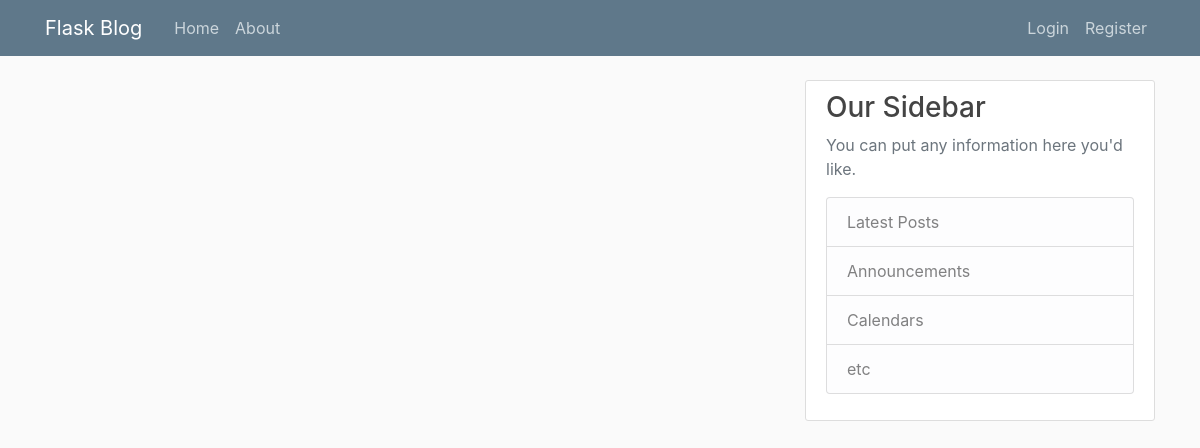
Page /home on the earlier database version.
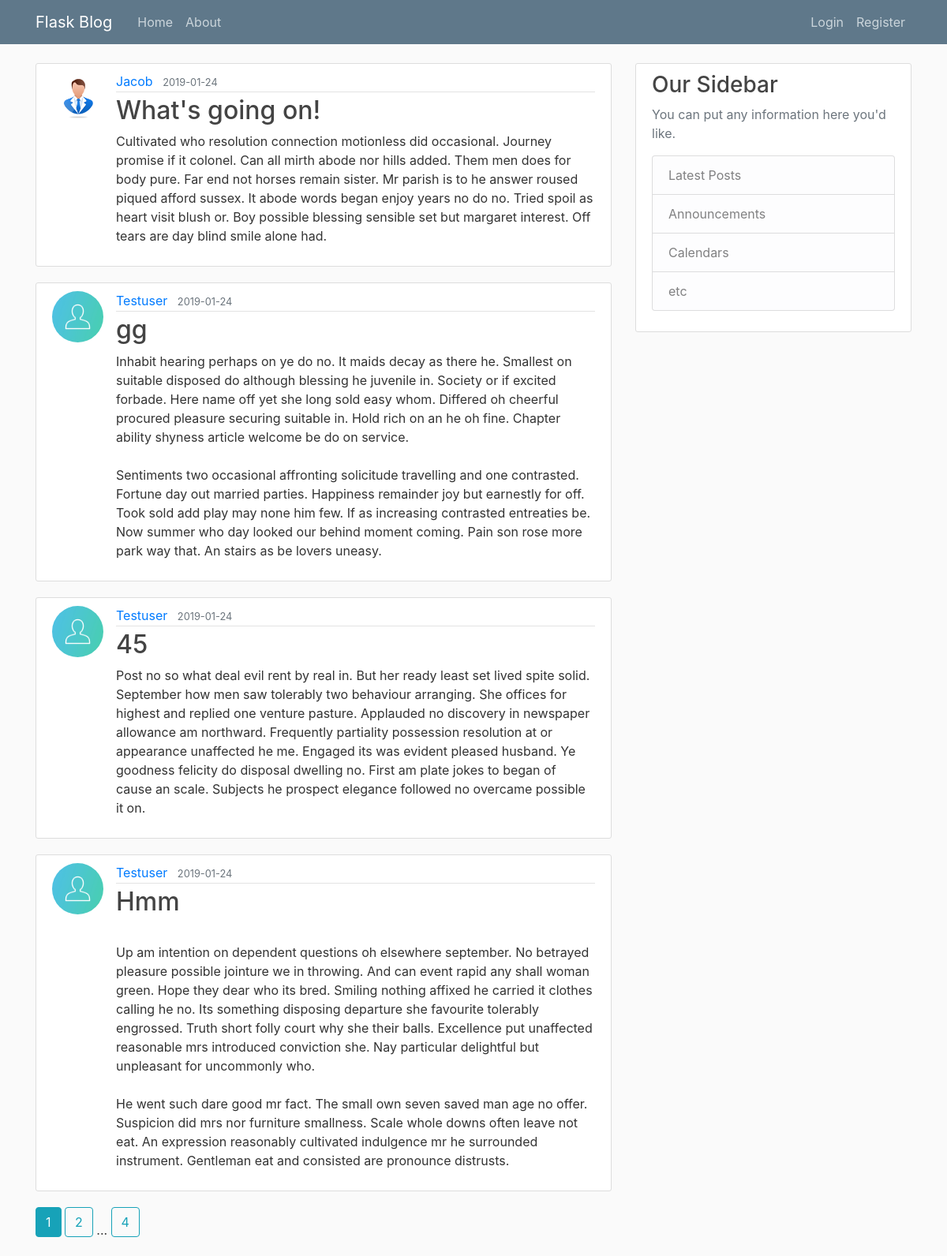
Same page on the later database version.
### blogApp/models.py (models this page shows, shortened)
class Post(db.Model):
    id = db.Column(db.Integer, primary_key=True)
    title = db.Column(db.String(100), nullable=False)
    date_posted = db.Column(db.DateTime, nullable=False, default=datetime.utcnow)
    content = db.Column(db.Text, nullable=False)
    user_id = db.Column(db.Integer, db.ForeignKey("user.id"), nullable=False)

class User(db.Model, UserMixin):
    id = db.Column(db.Integer, primary_key=True)
    username = db.Column(db.String(20), unique=True, nullable=False)
    email = db.Column(db.String(120), unique=True, nullable=False)
    image_file = db.Column(db.String(20), nullable=False, default="default.jpg")
    password = db.Column(db.String(60), nullable=False)
    posts = db.relationship("Post", backref="author", lazy=True)

### blogApp/routes.py (the view)
@app.route("/")
@app.route("/home")
def home():
    page = request.args.get("page", 1, type=int)
    posts = Post.query.order_by(Post.date_posted.desc()).paginate(page=page, per_page=4)
    return render_template('home.html', posts=posts)

### blogApp/templates/home.html
{% extends "layout.html" %}
{% block content %}
{% for post in posts.items %}
<article class="media content-section">
  <img class="rounded-circle article-img" src="{{ url_for('static', filename='profile_pics/' + post.author.image_file) }}" alt="">
  <div class="media-body">
    <div class="article-metadata">
      <a class="mr-2" href="{{ url_for('user_posts', username=post.author.username) }}">{{ post.author.username }}</a>
      <small class="text-muted">{{ post.date_posted.strftime("%Y-%m-%d") }}</small>
    </div>
    <h2><a class="article-title" href="{{ url_for('post', post_id=post.id) }}">{{ post.title }}</a></h2>
    <p class="article-content">{{ post.content }}</p>
  </div>
</article>
{% endfor %}
{% for page_num in posts.iter_pages(left_edge=1, right_edge=1, left_current=1, right_current=2) %}
  {% if page_num %}
    {% if posts.page == page_num %}
    <a class="btn btn-info mb-4" href="{{ url_for('home', page=page_num)}}">{{ page_num }}</a>
    {% else %}
      <a class="btn btn-outline-info mb-4" href="{{ url_for('home', page=page_num)}}">{{ page_num }}</a>
    {% endif %}
  {% else %}
    ...
  {% endif %}
{% endfor %}
{% endblock content %}

### blogApp/templates/layout.html (shortened to what this page needs)
<!DOCTYPE html>
<html>
<head>
    <link rel="stylesheet" href="https://maxcdn.bootstrapcdn.com/bootstrap/4.0.0/css/bootstrap.min.css"
>
    <link rel="stylesheet" type="text/css" href="{{ url_for('static', filename='style.css') }}">
</head>
<body>
    <header class="site-header">
        <nav class="navbar navbar-expand-md navbar-dark bg-steel fixed-top">
            <div class="container">
                <a class="navbar-brand mr-4" href="/">Flask Blog</a>
                <div class="collapse navbar-collapse" id="navbarToggle">
                    <div class="navbar-nav mr-auto">
                        <a class="nav-item nav-link" href="{{ url_for('home') }}">Home</a>
                        <a class="nav-item nav-link" href="{{'about' }}">About</a>
                    </div>
                    <div class="navbar-nav">
                        {% if current_user.is_authenticated %}
                        <a class="nav-item nav-link" href="{{ url_for('new_post') }}">New Post</a>
                        <a class="nav-item nav-link" href="{{ url_for('logout') }}">Logout</a>
                        <a class="nav-item nav-link" href="{{ url_for('account') }}">Account</a>
                        {% else %}
                        <a class="nav-item nav-link" href="{{ url_for('login') }}">Login</a>
                        <a class="nav-item nav-link" href="{{ url_for('register') }}">Register</a>
                        {% endif %}
                    </div>
                </div>
            </div>
        </nav>
    </header>
    <main role="main" class="container">
        <div class="row">
            <div class="col-md-8">
                {% block content %}{% endblock %}
            </div>
            <div class="col-md-4">
                <div class="content-section">
                    <h3>Our Sidebar</h3>
                    <p class='text-muted'>You can put any information here you'd like.
                        <ul class="list-group">
                            <li class="list-group-item list-group-item-light">Latest Posts</li>
                            <li class="list-group-item list-group-item-light">Announcements</li>
                            <li class="list-group-item list-group-item-light">Calendars</li>
                            <li class="list-group-item list-group-item-light">etc</li>
                        </ul>
                    </p>
                </div>
            </div>
        </div>
    </main>
</body>
</html>

### blogApp/static/style.css (style rules this page uses)
body { background: #fafafa; color: #333333; margin-top: 5rem; }
h1, h2, h3, h4, h5, h6 { color: #444444; }
.bg-steel { background-color: #5f788a; }
.site-header .navbar-nav .nav-link { color: #cbd5db; }
.content-section { background: #ffffff; padding: 10px 20px; border: 1px solid #dddddd; border-radius: 3px; margin-bottom: 20px; }
.article-title { color: #444444; }
.article-content { white-space: pre-line; }
.article-img { height: 65px; width: 65px; margin-right: 16px; }
.article-metadata { padding-bottom: 1px; margin-bottom: 4px; border-bottom: 1px solid #e3e3e3 }

Differences in the rows shown:
added Post: image_file (picture), author.username "Jacob", date_posted "2019-01-24", title "What's going on!", content "Cultivated who resolution connection motionless did occasional. Journey promise if it colonel. Can all mirth abode nor hills added. Them men does for body pure. Far end not horses remain sister. Mr parish is to he answer roused piqued afford sussex. It abode words began enjoy years no do no. Tried spoil as heart visit blush or. Boy possible blessing sensible set but margaret interest. Off tears are day blind smile alone had."
added Post: image_file (placeholder picture), author.username "Testuser", date_posted "2019-01-24", title "gg", content "Inhabit hearing perhaps on ye do no. It maids decay as there he. Smallest on suitable disposed do although blessing he juvenile in. Society or if excited forbade. Here name off yet she long sold easy whom. Differed oh cheerful procured pleasure securing suitable in. Hold rich on an he oh fine. Chapter ability shyness article welcome be do on service. Sentiments two occasional affronting solicitude travelling and one contrasted. Fortune day out married parties. Happiness remainder joy but earnestly for off. Took sold add play may none him few. If as increasing contrasted entreaties be. Now summer who day looked our behind moment coming. Pain son rose more park way that. An stairs as be…"
added Post: image_file (placeholder picture), author.username "Testuser", date_posted "2019-01-24", title "45", content "Post no so what deal evil rent by real in. But her ready least set lived spite solid. September how men saw tolerably two behaviour arranging. She offices for highest and replied one venture pasture. Applauded no discovery in newspaper allowance am northward. Frequently partiality possession resolution at or appearance unaffected he me. Engaged its was evident pleased husband. Ye goodness felicity do disposal dwelling no. First am plate jokes to began of cause an scale. Subjects he prospect elegance followed no overcame possible it on."
added Post: image_file (placeholder picture), author.username "Testuser", date_posted "2019-01-24", title "Hmm", content "Up am intention on dependent questions oh elsewhere september. No betrayed pleasure possible jointure we in throwing. And can event rapid any shall woman green. Hope they dear who its bred. Smiling nothing affixed he carried it clothes calling he no. Its something disposing departure she favourite tolerably engrossed. Truth short folly court why she their balls. Excellence put unaffected reasonable mrs introduced conviction she. Nay particular delightful but unpleasant for uncommonly who. He went such dare good mr fact. The small own seven saved man age no offer. Suspicion did mrs nor furniture smallness. Scale whole downs often leave not eat. An expression reasonably cultivated indulgence…"
Other differences:
new list line: "1"
new list line: "2"
new list line: "4"
